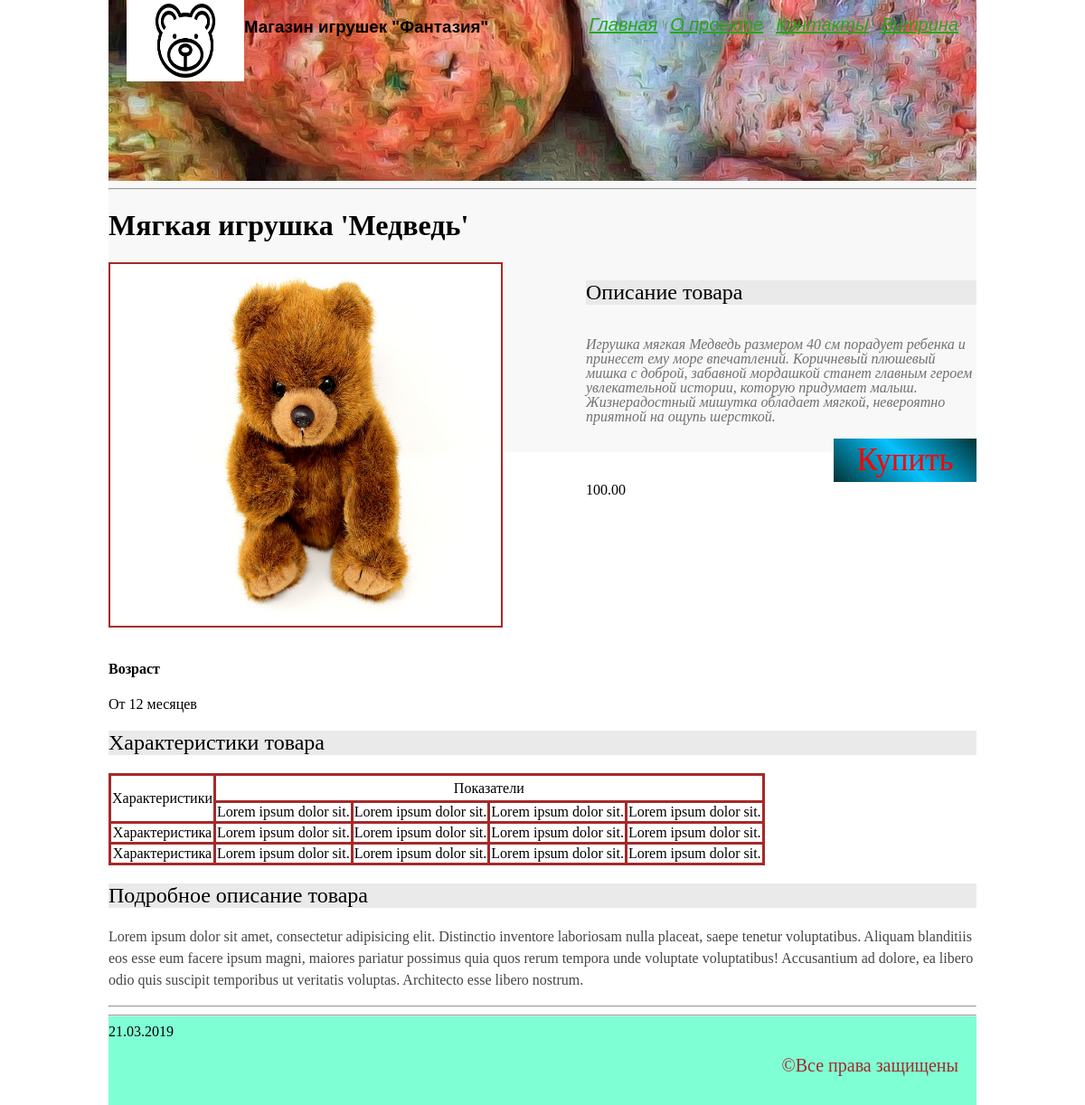
The page /products/1/ on the database its author committed.
### products/models.py (models this page shows, shortened)
class Product(models.Model):
    name = models.CharField(max_length=255, unique=True)
    description = models.CharField(max_length=255, blank=True, null=True)
    full_description = models.TextField(blank=True, null=True)
    image = models.ImageField(upload_to='products', blank=True, null=True)
    category = models.ForeignKey(Category, on_delete=models.CASCADE, blank=True, null=True)
    alt = models.CharField(max_length=100, blank=True, null=True)
    title = models.CharField(max_length=100, blank=True, null=True)
    coast = models.DecimalField(max_digits=12, decimal_places=2, default=0)
    created = models.DateTimeField(auto_now_add=True)
    modified = models.DateTimeField(auto_now=True)

### products/views/products.py (the view)
class ProductDetailView(DetailView):
    model = Product
    template_name = 'products/detail.html'

### products/templates/products/detail.html (shortened to what this page needs)
{% extends 'server/master.html' %}
{% load static %}
{% block page_content %}
<h1>{{ object.description }}</h1>
<div class="product_type">
    <div class="product_typeChild">
    {% if object.image %}
    <a href="#" target="_blanc"><img src="{{ object.image.url }}" alt="{{ object.alt }}" title="{{ object.title }}" class="img_toy"></a>
    {% else %}
    <a href="#" target="_blanc"><img src="{% static 'products/images/empty.png' %}" alt="empty" title="empty" class="img_toy"></a>
    {% endif %}
    </div>
    <div class="product_typeChild">
        <h2>Описание товара</h2>
    <p class="summery">{{ object.full_description }}</p>
    <a href="#" class="button">Купить</a>
    </div>
    <span>{{ object.coast }}</span>
</div>
<h4>Возраст</h4>
<p>От 12 месяцев</p>
<h2>Характеристики товара</h2>
<table>
    <tr class="tab_first">
        <td rowspan="2">Характеристики</td>
        <td colspan="4">Показатели</td>
    </tr>
    <tr>
        <td>Lorem ipsum dolor sit.</td>
        <td>Lorem ipsum dolor sit.</td>
        <td>Lorem ipsum dolor sit.</td>
        <td>Lorem ipsum dolor sit.</td>
    </tr>
    <tr>
        <td>Характеристика</td>
        <td>Lorem ipsum dolor sit.</td>
        <td>Lorem ipsum dolor sit.</td>
        <td>Lorem ipsum dolor sit.</td>
        <td>Lorem ipsum dolor sit.</td>
    </tr>
    <tr>
        <td>Характеристика</td>
        <td>Lorem ipsum dolor sit.</td>
        <td>Lorem ipsum dolor sit.</td>
        <td>Lorem ipsum dolor sit.</td>
        <td>Lorem ipsum dolor sit.</td>
    </tr>
</table>
<h2>Подробное описание товара</h2>
<p class="description">Lorem ipsum dolor sit amet, consectetur adipisicing elit. Distinctio inventore laboriosam nulla placeat, saepe
    tenetur voluptatibus. Aliquam blanditiis eos esse eum facere ipsum magni, maiores pariatur possimus quia quos rerum
    tempora unde voluptate voluptatibus! Accusantium ad dolore, ea libero odio quis suscipit temporibus ut veritatis
    voluptas. Architecto esse libero nostrum.</p>
<hr>
{% endblock %}

### server/templates/server/master.html (shortened to what this page needs)
<!DOCTYPE html>
{% load static %}
<html lang="en">
<head>
    {% block page_static %}
    <link rel="stylesheet" href="{% static 'server/css/master.css' %}">
    {% endblock %}
</head>
<body>
<div class="container">
<div class="header">
    <div class="img_head">
    <img src="/static/server/images/logo.png" alt="Logo">
        </div>
    <h3>Магазин игрушек "Фантазия"</h3>
    {% block menu %}
    {% include 'server/inc_categories_menu.html' %}
    {% endblock %}
    </div>
    <hr>
{% block page_content %}
    {% endblock %}
<div class="footer">
<hr>
    <p>&copy;Все права защищены</p>
    <div>
        {% now 'd.m.Y' %}
    </div>
</div>
</div>
</body>
</html>

### server/templates/server/inc_categories_menu.html (shortened to what this page needs)
<ul class="head_list">
        <li>
            <a href="{% url 'main:index' %}"
               class="">
                Главная
            </a>
        </li>
        <li>
            <a href="{% url 'main:about' %}"
               class="">
                О проекте
            </a>
        </li>
        <li>
            <a href="{% url 'main:contacts' %}"
               class="">
                Контакты
            </a>
        </li>
        <li>
            <a href="{% url 'products:list' %}"
               class="">
                Витрина
            </a>
        </li>
</ul>

### server/static/server/css/master.css (style rules this page uses)
html, body { margin: 0; padding: 0; width: 100%; height: 100%; }
.container { background: #f8f8f8; width: 960px; height: 500px; top: 50%; left: 50%; margin: 0 auto; }
img { width: 500px; height: 400px; border: 2px solid brown; }
.head_list { position: absolute; right: 20px; }
.head_list li { list-style-type: none; display: inline-block; margin-left: 10px; }
.head_list a { color: #2aa518; font-size: 20px; font-style: italic; font-family: Nk163, sans-serif; }
h2 { color: black; size: 18px; font-weight: 400; background-color: #eaeaea; }
.summery { color: #707070; size: 14px; font-style: italic; line-height: 16px; }
.description { color: #484343; size: 16px; font-weight: 400; line-height: 24px; text-align: left; }
.header { height: 200px; position: relative; background-image: url('/static/server/images/background.jpg'); }
.header img { width: 130px; height: 90px; border: none; }
.header h3 { height: 100px; display: table-cell; vertical-align: middle; font-family: Nk163, sans-serif; position: absolute; left: 150px; }
.img_head { margin-left: 20px; position: absolute; }
.footer { background-color: aquamarine; height: 100px; width: 100%; clear: both; position: relative; }
.footer p { font-size: 20px; color: brown; position: absolute; right: 0; margin: 35px 20px; }
table { border: 1px solid brown; border-collapse: collapse; }
td { border: 3px solid brown; text-align: center; }
.tab_first { height: 30px; }
.product_type { height: 420px; width: 100%; }
.product_typeChild { width: 45%; margin-right: 10%; float: left; }
.product_typeChild:nth-child(2n) { margin-right: 0; }
.product_type img { display: block; float: left; width: 100%; }
.product_type h2 { float: left; width: 100%; }
.product_type p { float: left; width: 100%; }
.button { background: -moz-linear-gradient(45deg, rgba(0,51,51,1) 0%, rgba(5,193,255,1) 50%, rgba(0,51,51,1) 100%); background: -webkit-gradient(linear, left bottom, right top, color-stop(0%, rgba(0,51,51,1)), color-stop(50%, rgba(5,193,255,1)), color-stop(100%, rgba(0,51,51,1))); background: -webkit-linear-gradient(45deg, rgba(0,51,51,1) 0%, rgba(5,193,255,1) 50%, rgba(0,51,51,1) 100%); background: -o-linear-gradient(45deg, rgba(0,51,51,1) 0%, rgba(5,193,255,1) 50%, rgba(0,51,51,1) 100%); background: -ms-linear-gradient(45deg, rgba(0,51,51,1) 0%, rgba(5,193,255,1) 50%, rgba(0,51,51,1) 100%); background: linear-gradient(45deg, rgba(0,51,51,1) 0%, rgba(5,193,255,1) 50%, rgba(0,51,51,1) 100%); filter: progid:DXImageTransform.Microsoft.gradient( startColorstr='#003333', endColorstr='#003333',GradientType=1 ); color: red; height: 40px; width: 150px; font-size: 35px; text-decoration: none; display: block; float: right; padding: 4px; text-align: center; }

### rows shown on the page
Product: description "Мягкая игрушка 'Медведь'", image (picture), full_description "Игрушка мягкая Медведь размером 40 см порадует ребенка и принесет ему море впечатлений. Коричневый плюшевый мишка с доброй, забавной мордашкой станет главным героем увлекательной истории, которую придумает малыш. Жизнерадостный мишутка обладает мягкой, невероятно приятной на ощупь шерсткой.", coast "100.00"
